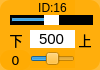
    <widget class="QWidget" name="widget_id16" native="true">
     <property name="geometry">
      <rect>
       <x>200</x>
       <y>75</y>
       <width>100</width>
       <height>70</height>
      </rect>
     </property>
     <property name="styleSheet">
      <string notr="true">background-color: rgb(255, 170, 0, 200);
border-radius:10px;</string>
     </property>
     <widget class="QLabel" name="label_ID16">
      <property name="geometry">
       <rect>
        <x>30</x>
        <y>0</y>
        <width>45</width>
        <height>16</height>
       </rect>
      </property>
      <property name="minimumSize">
       <size>
        <width>0</width>
        <height>10</height>
       </size>
      </property>
      <property name="font">
       <font>
        <family>Arial</family>
        <pointsize>9</pointsize>
       </font>
      </property>
      <property name="styleSheet">
       <string notr="true">background-color: rgb(255, 255, 255， 0);
border-radius:0px;</string>
      </property>
      <property name="text">
       <string>ID:16</string>
      </property>
      <property name="alignment">
       <set>Qt::AlignCenter</set>
      </property>
     </widget>
     <widget class="QSlider" name="horizontalSlider_pulse_id16">
      <property name="geometry">
       <rect>
        <x>10</x>
        <y>15</y>
        <width>83</width>
        <height>10</height>
       </rect>
      </property>
      <property name="autoFillBackground">
       <bool>false</bool>
      </property>
      <property name="styleSheet">
       <string notr="true">QSlider{background-color: rgb(0, 0, 0);
border-radius:0px;}
QSlider::handle {/*设置中间的那个滑动的键*/                           
    background:  rgb(255, 255, 255);
}</string>
      </property>
      <property name="minimum">
       <number>0</number>
      </property>
      <property name="maximum">
       <number>1000</number>
      </property>
      <property name="pageStep">
       <number>1</number>
      </property>
      <property name="value">
       <number>500</number>
      </property>
      <property name="orientation">
       <enum>Qt::Horizontal</enum>
      </property>
     </widget>
     <widget class="QSlider" name="horizontalSlider_dev_id16">
      <property name="geometry">
       <rect>
        <x>30</x>
        <y>50</y>
        <width>45</width>
        <height>18</height>
       </rect>
      </property>
      <property name="styleSheet">
       <string notr="true">background-color: rgb(255, 255, 255， 0);</string>
      </property>
      <property name="minimum">
       <number>-125</number>
      </property>
      <property name="maximum">
       <number>125</number>
      </property>
      <property name="pageStep">
       <number>1</number>
      </property>
      <property name="orientation">
       <enum>Qt::Horizontal</enum>
      </property>
     </widget>
     <widget class="QLabel" name="label_id16">
      <property name="geometry">
       <rect>
        <x>0</x>
        <y>50</y>
        <width>31</width>
        <height>20</height>
       </rect>
      </property>
      <property name="minimumSize">
       <size>
        <width>0</width>
        <height>10</height>
       </size>
      </property>
      <property name="font">
       <font>
        <family>DejaVu Sans</family>
        <pointsize>10</pointsize>
       </font>
      </property>
      <property name="styleSheet">
       <string notr="true">background-color: rgb(255, 255, 255， 0);</string>
      </property>
      <property name="text">
       <string>0</string>
      </property>
      <property name="alignment">
       <set>Qt::AlignCenter</set>
      </property>
     </widget>
     <widget class="QLineEdit" name="lineEdit_id16">
      <property name="geometry">
       <rect>
        <x>30</x>
        <y>30</y>
        <width>45</width>
        <height>18</height>
       </rect>
      </property>
      <property name="sizePolicy">
       <sizepolicy hsizetype="Fixed" vsizetype="Fixed">
        <horstretch>0</horstretch>
        <verstretch>0</verstretch>
       </sizepolicy>
      </property>
      <property name="font">
       <font>
        <family>Arial</family>
        <pointsize>11</pointsize>
       </font>
      </property>
      <property name="autoFillBackground">
       <bool>false</bool>
      </property>
      <property name="styleSheet">
       <string notr="true">background-color: rgb(255, 255, 255);
border-radius:0px;</string>
      </property>
      <property name="text">
       <string>500</string>
      </property>
      <property name="maxLength">
       <number>1000</number>
      </property>
      <property name="alignment">
       <set>Qt::AlignCenter</set>
      </property>
      <property name="dragEnabled">
       <bool>false</bool>
      </property>
      <property name="readOnly">
       <bool>false</bool>
      </property>
     </widget>
     <widget class="QLabel" name="label_down12">
      <property name="geometry">
       <rect>
        <x>6</x>
        <y>30</y>
        <width>20</width>
        <height>20</height>
       </rect>
      </property>
      <property name="font">
       <font>
        <pointsize>10</pointsize>
        <weight>50</weight>
        <italic>false</italic>
        <bold>false</bold>
       </font>
      </property>
      <property name="styleSheet">
       <string notr="true">background-color: rgb(255, 255, 255, 0);</string>
      </property>
      <property name="text">
       <string>下</string>
      </property>
      <property name="alignment">
       <set>Qt::AlignCenter</set>
      </property>
     </widget>
     <widget class="QLabel" name="label_up12">
      <property name="geometry">
       <rect>
        <x>75</x>
        <y>30</y>
        <width>20</width>
        <height>20</height>
       </rect>
      </property>
      <property name="font">
       <font>
        <pointsize>10</pointsize>
        <weight>50</weight>
        <italic>false</italic>
        <bold>false</bold>
       </font>
      </property>
      <property name="styleSheet">
       <string notr="true">background-color: rgb(255, 255, 255, 0);</string>
      </property>
      <property name="text">
       <string>上</string>
      </property>
      <property name="alignment">
       <set>Qt::AlignCenter</set>
      </property>
     </widget>
    </widget>
